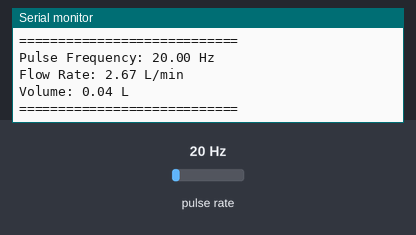
A sketch run on a simulated ESP8266 (NodeMCU). Shown: the last lines printed to the serial monitor. Wiring (inferred from the names in the program): pulse sensor: data D5. The test bench sets the inputs (shaded band); at power-on: pulse rate 20 Hz.

Above: at 1.2 s.
1.3 s: pulse rate (sensor on D5) set to 4 Hz
At 2.6 s:
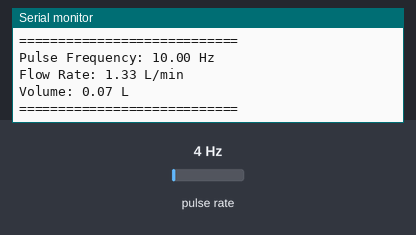
2.8 s: pulse rate (sensor on D5) set to 50 Hz
At 3.8 s:
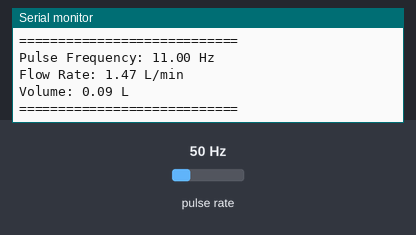
Timing chart, 0 to 5.8 s (numbered marks = the images above; inputs shaded):
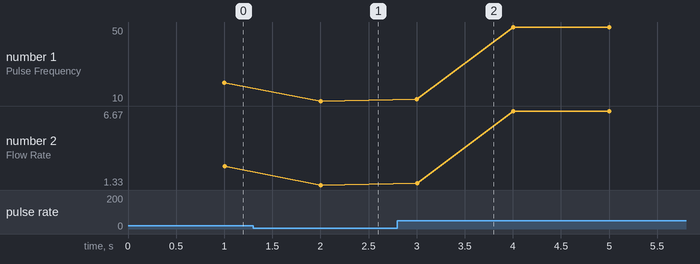

Measured:
- after the input at 1.3 s, the serial monitor: prints a new line after 0.70 s (image 1)
- after the input at 2.8 s, the serial monitor: prints a new line after 0.20 s (image 2)
- plotted number 1: 20 → 10 after the input at 1.3 s, 10 → 50 after the input at 2.8 s
- plotted number 2: 2.67 → 1.33 after the input at 1.3 s, 1.33 → 6.67 after the input at 2.8 s

The sketch:

sketch_aug2bkaraktanpalcd.ino
```cpp
#include <Arduino.h>

#define SENSOR_PIN D5

volatile int pulseCount = 0;
float flowRate = 0;
float lastFlowRate = 0;
unsigned long lastTime = 0;
unsigned long currentTime = 0;
float volume = 0;
unsigned long lastPulseTime = 0; // Waktu terakhir pulsa terdeteksi
const unsigned long displayTimeout = 20000; // 20 detik

void IRAM_ATTR pulseCounter() {
  pulseCount++;
  lastPulseTime = millis(); // Memperbarui waktu terakhir pulsa terdeteksi
}

void setup() {
  Serial.begin(115200);
  pinMode(SENSOR_PIN, INPUT_PULLUP);
  attachInterrupt(digitalPinToInterrupt(SENSOR_PIN), pulseCounter, FALLING);
  lastTime = millis();
  lastPulseTime = millis(); // Inisialisasi waktu terakhir pulsa terdeteksi
}

void loop() {
  currentTime = millis();

  if (currentTime - lastTime >= 1000) { // Setiap 1 detik
    detachInterrupt(digitalPinToInterrupt(SENSOR_PIN));

    float frequencyHz = pulseCount; // Menghitung frekuensi dalam Hz

    if (pulseCount > 0) {
      // Menghitung flow rate dalam liter/menit
      flowRate = (pulseCount / 7.5); // Flow rate dalam L/min
      // Menghitung volume dalam liter
      volume += (flowRate / 60.0); // Volume dalam liter (karena dihitung setiap detik)

      // Menyimpan nilai flow rate terakhir yang terdeteksi
      lastFlowRate = flowRate;
    } else if (currentTime - lastPulseTime <= displayTimeout) {
      // Jika tidak ada pulsa yang terdeteksi tapi masih dalam batas waktu timeout
      flowRate = lastFlowRate;
      frequencyHz = lastFlowRate * 7.5; // Menghitung frekuensi berdasarkan flow rate terakhir
    } else {
      // Jika tidak ada pulsa dan sudah melewati batas waktu timeout
      flowRate = 0;
      lastFlowRate = 0; // Reset last flow rate setelah timeout
      frequencyHz = 0;  // Reset frekuensi setelah timeout
    }

    // Menampilkan hasil pada Serial Monitor
    Serial.println("============================");
    Serial.println("Water Flow Measurement");
    Serial.println("============================");

    Serial.print("Pulse Frequency: ");
    Serial.print(frequencyHz);
    Serial.println(" Hz");

    Serial.print("Flow Rate: ");
    Serial.print(flowRate);
    Serial.println(" L/min");

    Serial.print("Volume: ");
    Serial.print(volume);
    Serial.println(" L");

    Serial.println("============================\n");

    // Reset pulseCount untuk perhitungan berikutnya
    pulseCount = 0;
    // Memperbarui lastTime untuk interval berikutnya
    lastTime = currentTime;

    // Mengaktifkan kembali interrupt
    attachInterrupt(digitalPinToInterrupt(SENSOR_PIN), pulseCounter, FALLING);
  }
}
```
